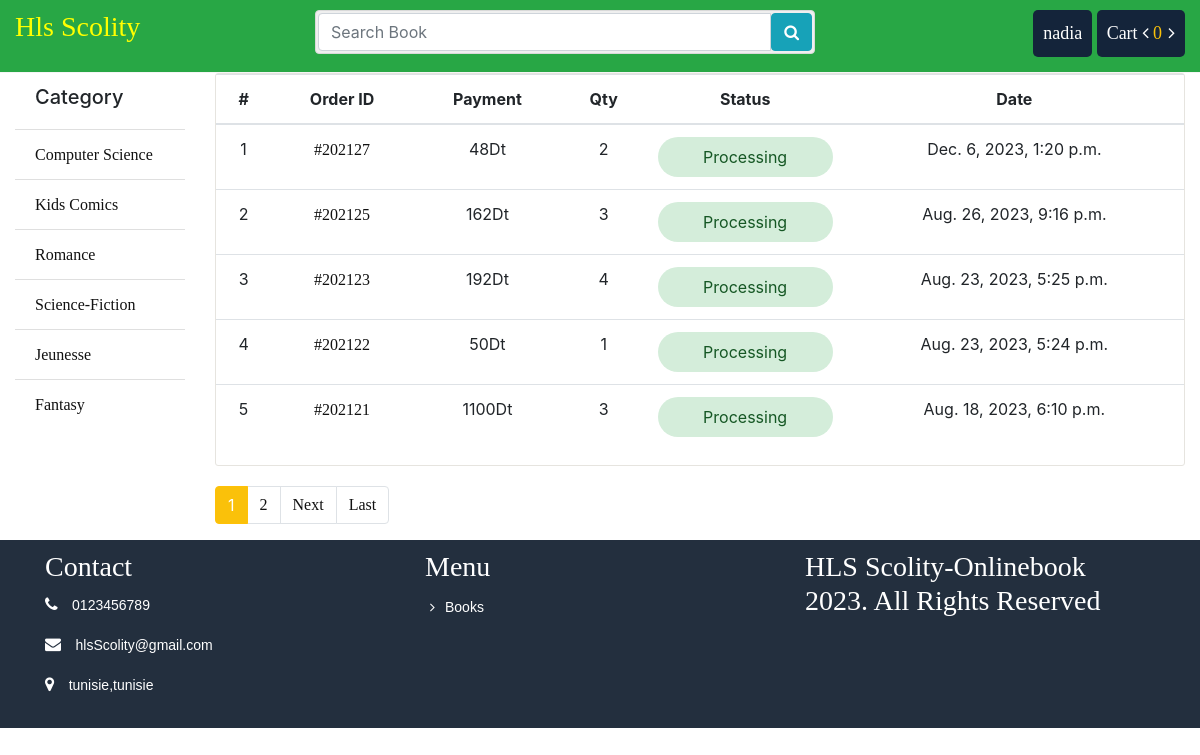
Before: /order/ (signed in) with the older database file.
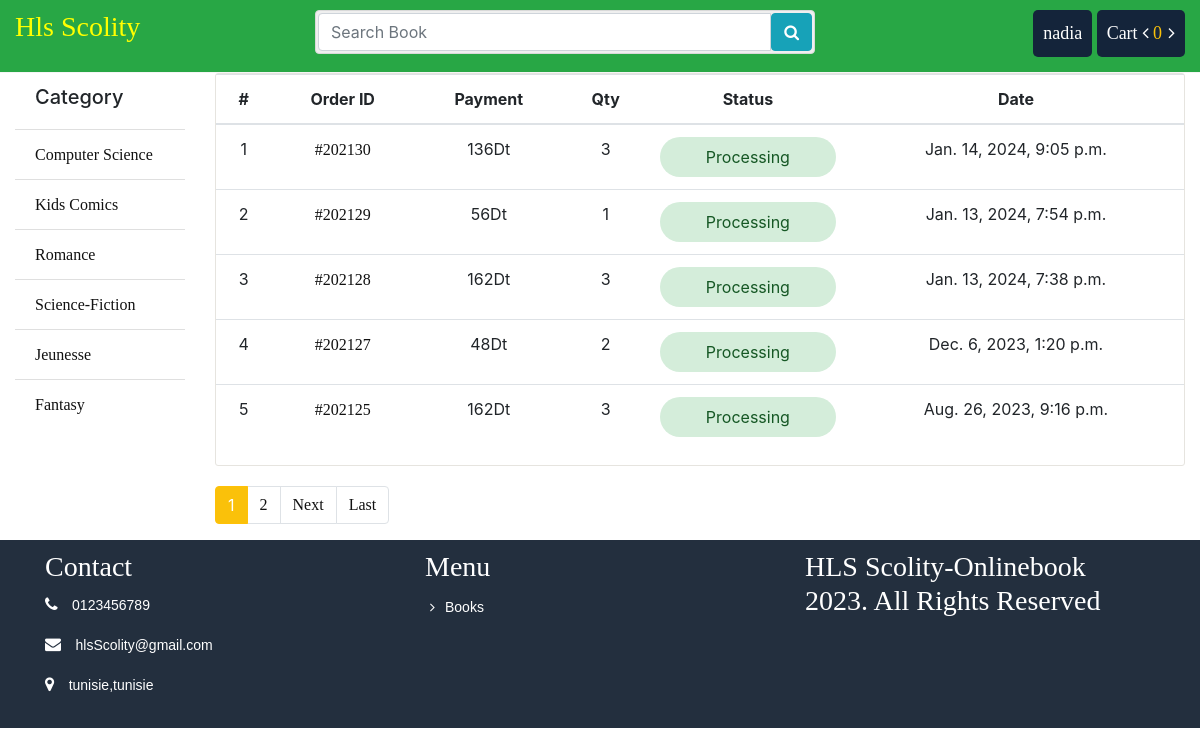
After: the same page with the newer database file.
### store/models.py (models this page shows, shortened)
class Category(models.Model):
	name = models.CharField(max_length = 100)
	slug = models.SlugField(max_length = 150, unique=True ,db_index=True)
	icon = models.FileField(upload_to = "category/")
	create_at = models.DateTimeField(auto_now_add = True)
	updated_at = models.DateTimeField(auto_now_add = True)

### order/models.py (models this page shows, shortened)
class Order(models.Model):
	customer = models.ForeignKey(User, on_delete = models.CASCADE)
	name = models.CharField(max_length=30)
	email = models.EmailField()
	phone = models.CharField(max_length=16)
	address = models.CharField(max_length=150)
	division = models.CharField(max_length=20)
	district = models.CharField(max_length=30)
	zip_code = models.CharField(max_length=30)
	payment_method = models.CharField(max_length = 20)
	account_no = models.CharField(max_length = 20)
	transaction_id = models.IntegerField()
	payable = models.IntegerField()
	totalbook = models.IntegerField()
	created = models.DateTimeField(auto_now_add=True)
	updated = models.DateTimeField(auto_now=True)
	paid = models.BooleanField(default=False)
	class Meta:
		ordering = ('-created', )

### order/views.py (the view)
# urls.py: path('', views.order_list, name="order_list"),
def order_list(request):
	my_order = Order.objects.filter(customer_id = request.user.id).order_by('-created')
	paginator = Paginator(my_order, 5)
	page = request.GET.get('page')
	myorder = paginator.get_page(page)
	return render(request, 'order/list.html', {"myorder": myorder})

### cart/cart.py (called while the page is built)
    def __len__(self):
        return sum(item['quantity'] for item in self.cart.values())

### store/context_processors.py (called while the page is built)
def sidebar(request):
	categories = Category.objects.all()
	context = {
		"cat":categories
	}
	return context

def cart(request):
	cart = Cart(request)
	context = {
		"cart": cart
	}
	return context

### order/templates/order/list.html (shortened to what this page needs)
{% extends 'store/base.html' %}
{% load static %}
{% block container %}
			<div class="cart_info">
			    <table class="table table-hover">
			        <thead class="text-center">
			            <tr>
			                <th scope="col">#</th>
			                <th scope="col">Order ID</th>
			                <th scope="col">Payment</th>
			                <th scope="col">Qty</th>
			                <th scope="col">Status</th>
			                <th scope="col">Date</th>
			            </tr>
			        </thead>
			        <tbody class="text-center">
			            {% for morder in myorder %}
			            <tr>
			                <td>{{ forloop.counter }}</td>
			                <td><a href="{% url 'order:order_details' id=morder.id %}">#2021{{ morder.id }}</a></td>
			                <td>{{ morder.payable }}Dt</td>
			                <td>{{ morder.totalbook }}</td>
			                <td class="text-center">
			                	{% if morder.paid == True %}
			                	<p class="status3">Confirmed</p>
			                	{% else %}
			                	<p class="status1">Processing</p>
			                	{% endif %}
			                </td>
			                <td>{{ morder.created }}</td>
			            </tr>
			        	{% endfor %}
			        </tbody>
			    </table>
			</div>
			<div class="d-pagination">
			    <ul class="pagination">
				{% for ord in myorder.paginator.page_range %}
					{% if myorder.number == ord %}
						<li class="page-item active">
							<span class="page-link">{{ ord }}
							</span>
						</li>
					{% elif ord > myorder.number|add:'-3' and ord < myorder.number|add:'3' %}
						<li class="page-item">
							<a class="page-link" href="?page={{ ord }}">{{ ord }}</a>
						</li>
					{% endif %}
				{% endfor %}
				 {% if myorder.has_next %}
					<li class="page-item">
						<a class="page-link" href="?page={{ myorder.next_page_number }}">Next</a>
					</li>
					<li class="page-item">
						<a class="page-link" href="?page={{ myorder.paginator.num_pages }}">Last</a>
					</li>
				{% endif %}
			    </ul>
			</div>
		{% endblock %}

### store/templates/store/bin/sidebar.html
			<ul class="list-group list-group-flush">
				<li class="list-group-item"><h5>Category</h5></li>
				{% for p in cat %}
				<li class="list-group-item"><a href="{% url 'store:category' id=p.id %}">{{p.name}}</a></li>
				{% endfor %}
			</ul>

Changed rows visible on the page:
no longer on this page (row unchanged): Order: id "23", payable "192", totalbook "4", paid "Processing", created "Aug. 23, 2023, 5:25 p.m."
no longer on this page (row unchanged): Order: id "22", payable "50", totalbook "1", paid "Processing", created "Aug. 23, 2023, 5:24 p.m."
no longer on this page (row unchanged): Order: id "21", payable "1100", totalbook "3", paid "Processing", created "Aug. 18, 2023, 6:10 p.m."
added Order: id "30", payable "136", totalbook "3", paid "Processing", created "Jan. 14, 2024, 9:05 p.m."
added Order: id "29", payable "56", totalbook "1", paid "Processing", created "Jan. 13, 2024, 7:54 p.m."
added Order: id "28", payable "162", totalbook "3", paid "Processing", created "Jan. 13, 2024, 7:38 p.m."
